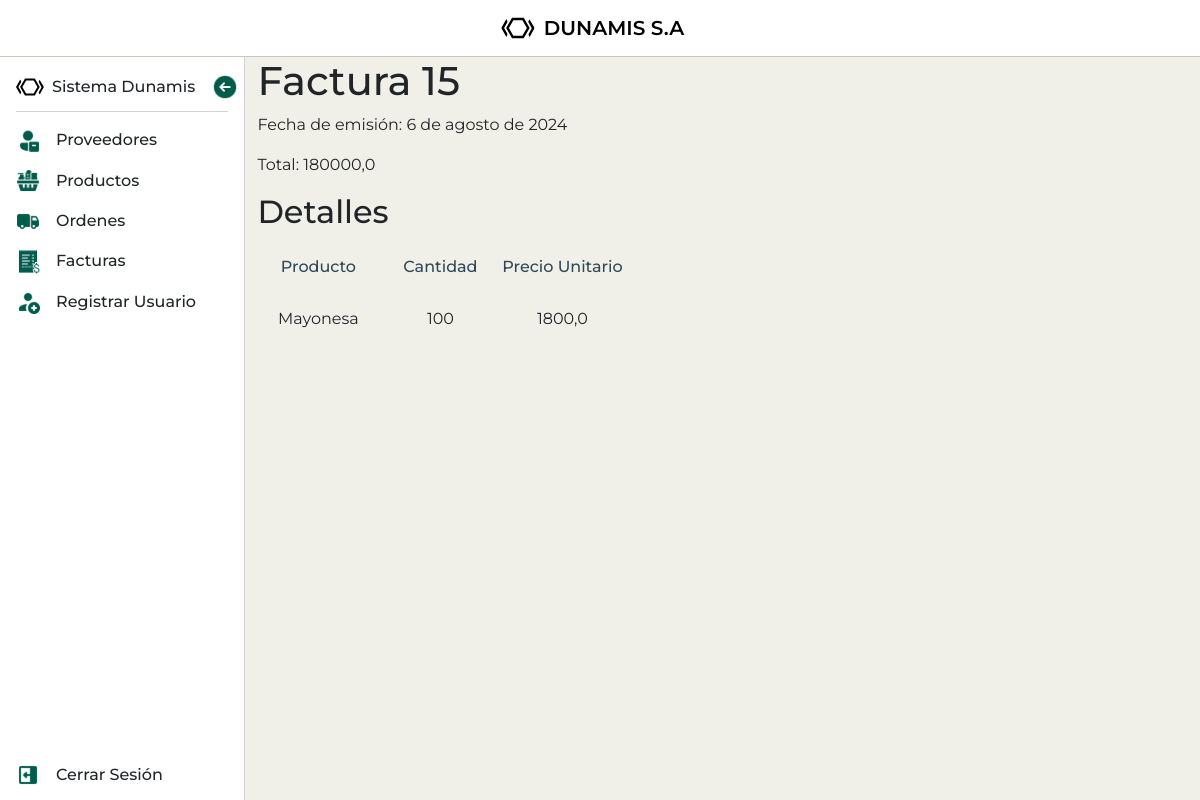
Screenshot of /facturas/detalle/15/ (signed in) with the database file from the repository.
### mod_ventas/sub_mod_facturas/models.py (models this page shows, shortened)
class Factura(models.Model):
    numero_factura = models.IntegerField(unique=True)  # Ensure unique values for invoice numbers
    fecha_emision = models.DateField(default=date.today)
    total = models.FloatField(default=0)

class FacturaDetalle(models.Model):
    factura = models.ForeignKey(Factura, on_delete=models.CASCADE)
    producto = models.ForeignKey(Producto, on_delete=models.CASCADE)
    cantidad = models.PositiveIntegerField(default=1)
    precio_unitario = models.FloatField(default=0.0)

### mod_ventas/sub_mod_productos/models.py (models this page shows, shortened)
class Producto(models.Model):
    nombre = models.CharField(max_length=150)
    imagen = models.ImageField(upload_to='productos/', blank=True, null=True, default='productos/default.png')
    tipo_producto = models.ForeignKey(TipoProducto, on_delete=models.CASCADE, default=1)
    proveedor = models.ForeignKey(Proveedor, on_delete=models.CASCADE, default=1)
    precio_compra = models.FloatField(validators=[MinValueValidator(1)], default=0)
    precio_venta = models.FloatField(validators=[MinValueValidator(1)], default=0)
    codigo_lote = models.CharField(max_length=150, default='')
    stock = models.IntegerField(default=0)
    fecha_vencimiento = models.DateField(default=date.today)
    slug = models.SlugField(default='', null=False)
    activo = models.BooleanField(default=True)
    descripcion = models.TextField()
    def __str__(self):
        return self.nombre

### mod_ventas/sub_mod_facturas/views.py (the view)
# urls.py: path('detalle/<int:pk>/', views.factura_detalle, name='factura_detalle'),
def factura_detalle(request, pk):
    factura = get_object_or_404(Factura, pk=pk)
    detalles = FacturaDetalle.objects.filter(factura=factura)
    return render(request, 'sub_mod_facturas/factura_detalle.html', {
        'factura': factura,
        'detalles': detalles,
    })

### mod_ventas/sub_mod_facturas/templates/sub_mod_facturas/factura_detalle.html
{% extends 'base.html' %}
{% block content %}
  <h1>Factura {{ factura.numero_factura }}</h1>
  <p>Fecha de emisión: {{ factura.fecha_emision }}</p>
  <p>Total: {{ factura.total }}</p>
  <h2>Detalles</h2>
  <table>
    <thead>
      <tr>
        <th>Producto</th>
        <th>Cantidad</th>
        <th>Precio Unitario</th>
      </tr>
    </thead>
    <tbody>
      {% for detalle in detalles %}
        <tr>
          <td>{{ detalle.producto }}</td>
          <td>{{ detalle.cantidad }}</td>
          <td>{{ detalle.precio_unitario }}</td>
        </tr>
      {% endfor %}
    </tbody>
  </table>
{% endblock %}

### static/css/styles.css (style rules this page uses)
:root { --primary-color: #005b4a; --secondary-color: #2F4858; --font-color: #252525; --bg-color: #F1F0E8; }
body { height: 100vh; overflow: hidden; font-family: "Montserrat"; background-color: var(--bg-color); }
th, .provider-table th { min-width: 122px; max-width: 122px; padding: 16px 0px 20px !important; overflow: hidden; text-align: center; font-weight: 500; white-space: nowrap; text-overflow: ellipsis; color: var(--secondary-color) !important; border-bottom: none; }
tbody td { min-width: 122px; max-width: 122px; padding: 8px 0px !important; text-align: center; vertical-align: middle; border-bottom: none; }

### rows the page displays
Factura: numero_factura "15", fecha_emision "6 de agosto de 2024", total "180000,0"
FacturaDetalle: producto "Mayonesa", cantidad "100", precio_unitario "1800,0"
